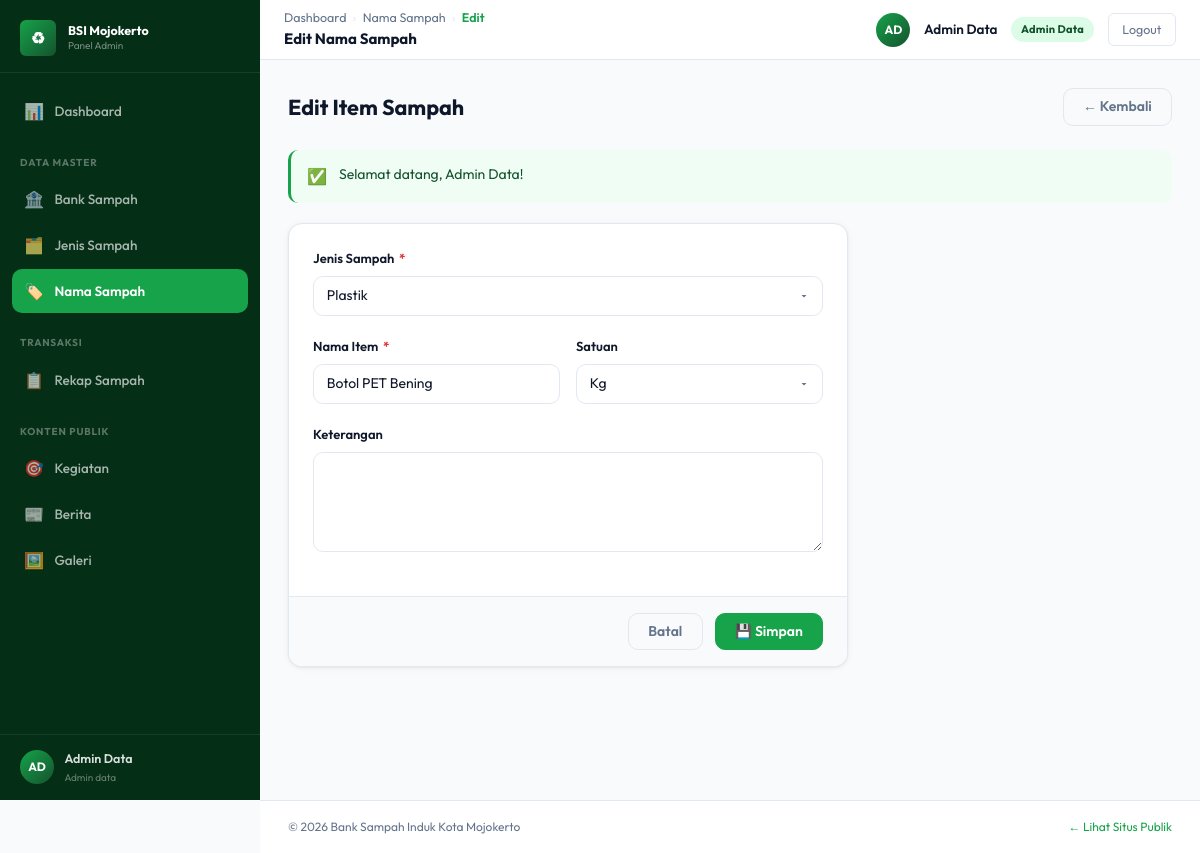
The app's page /admin/nama-sampah/edit.php?id=1 (signed in) with its own data.
### tables this page shows
CREATE TABLE `nama_sampah` (
  `id` int UNSIGNED NOT NULL,
  `id_jenis` int UNSIGNED NOT NULL,
  `nama` varchar(150) NOT NULL,
  `satuan` varchar(20) NOT NULL DEFAULT 'Kg',
  `keterangan` text,
  `dibuat_oleh` int UNSIGNED DEFAULT NULL,
  `created_at` timestamp NOT NULL DEFAULT CURRENT_TIMESTAMP
);

CREATE TABLE `jenis_sampah` (
  `id` int UNSIGNED NOT NULL,
  `nama` varchar(100) NOT NULL,
  `kode` varchar(10) DEFAULT NULL,
  `warna` varchar(7) NOT NULL DEFAULT '#16A34A',
  `dibuat_oleh` int UNSIGNED DEFAULT NULL,
  `created_at` timestamp NOT NULL DEFAULT CURRENT_TIMESTAMP
);

### core/Database.php (called while the page is built, shortened)
<?php
class Database
{
    private static ?PDO $instance = null;
    public static function getInstance(): PDO
    {
        if (self::$instance === null) {
            $dsn = sprintf(
                'mysql:host=%s;port=%s;dbname=%s;charset=utf8mb4',
                DB_HOST, DB_PORT, DB_NAME
            );
            self::$instance = new PDO($dsn, DB_USER, DB_PASS, [
                PDO::ATTR_ERRMODE            => PDO::ERRMODE_EXCEPTION,
                PDO::ATTR_DEFAULT_FETCH_MODE => PDO::FETCH_ASSOC,
                PDO::ATTR_EMULATE_PREPARES   => false,
                PDO::MYSQL_ATTR_INIT_COMMAND => "SET NAMES utf8mb4 COLLATE utf8mb4_unicode_ci",
            ]);
        }
        return self::$instance;
    }
    public static function query(string $sql, array $params = []): array
    {
        $stmt = self::getInstance()->prepare($sql);
        $stmt->execute($params);
        return $stmt->fetchAll();
    }
    public static function queryOne(string $sql, array $params = []): array|false
    {
        $stmt = self::getInstance()->prepare($sql);
        $stmt->execute($params);
        return $stmt->fetch();
    }
}

### models/JenisSampahModel.php (called while the page is built, shortened)
<?php
require_once dirname(__DIR__) . '/config/database.php';
function jenis_getAll(): array {
    return Database::query("SELECT j.*, u.nama AS nama_petugas, (SELECT COUNT(*) FROM nama_sampah WHERE id_jenis=j.id) AS jumlah_item FROM jenis_sampah j LEFT JOIN users u ON j.dibuat_oleh=u.id ORDER BY j.nama ASC");
}

### core/Request.php (called while the page is built, shortened)
<?php
class Request
{
    public static function int(string $key, string $source = 'post', int $default = 0): int
    {
        $raw = $source === 'get' ? ($_GET[$key] ?? null) : ($_POST[$key] ?? null);
        $val = filter_var($raw, FILTER_VALIDATE_INT);
        return $val === false ? $default : (int)$val;
    }
}

### models/NamaSampahModel.php (called while the page is built, shortened)
<?php
require_once dirname(__DIR__) . '/config/database.php';
function nama_findById(int $id): array|false {
    return Database::queryOne("
        SELECT n.*, j.nama AS nama_jenis FROM nama_sampah n
        LEFT JOIN jenis_sampah j ON n.id_jenis = j.id WHERE n.id = ?
    ", [$id]);
}

### admin/nama-sampah/edit.php (the view, shortened to what this page needs)
<?php
require_once dirname(__DIR__, 2) . '/config/database.php';
require_once dirname(__DIR__, 2) . '/core/Helper.php';
require_once dirname(__DIR__, 2) . '/core/Request.php';
require_once dirname(__DIR__, 2) . '/models/NamaSampahModel.php';
require_once dirname(__DIR__, 2) . '/models/JenisSampahModel.php';
$id = Request::int('id','get');
$row = $id > 0 ? nama_findById($id) : false;
$jenisList = jenis_getAll();
require_once dirname(__DIR__, 2) . '/templates/admin/header.php';
require_once dirname(__DIR__, 2) . '/templates/admin/sidebar.php';
require_once dirname(__DIR__, 2) . '/templates/admin/topbar.php';
?>
<div class="page-header"><div><h1 class="page-title">Edit Item Sampah</h1></div><a href="index.php" class="btn btn-outline">← Kembali</a></div>
<?php require_once dirname(__DIR__, 2) . '/templates/admin/flash.php' ?>
<div class="form-card" style="max-width:560px;">
    <form method="POST" action="proses.php">
        <div class="form-card-body">
            <div class="form-group">
                <label class="form-label">Jenis Sampah <span class="required">*</span></label>
                <select name="id_jenis" class="form-control" required>
                    <?php foreach ($jenisList as $j): ?>
                    <option value="<?= (int)$j['id'] ?>" <?= $j['id']==$row['id_jenis']?'selected':'' ?>><?= e($j['nama']) ?></option>
                    <?php endforeach ?>
                </select>
            </div>
            <div class="form-row">
                <div class="form-group"><label class="form-label">Nama Item <span class="required">*</span></label><input type="text" name="nama" class="form-control" required maxlength="150" value="<?= e($row['nama']) ?>"></div>
                <div class="form-group">
                    <label class="form-label">Satuan</label>
                    <select name="satuan" class="form-control">
                        <?php foreach(['Kg','Unit','Liter','Buah'] as $s): ?><option value="<?= $s ?>" <?= $row['satuan']===$s?'selected':'' ?>><?= $s ?></option><?php endforeach ?>
                    </select>
                </div>
            </div>
            <div class="form-group"><label class="form-label">Keterangan</label><textarea name="keterangan" class="form-control" rows="2"><?= e($row['keterangan']) ?></textarea></div>
        </div>
        <div class="form-card-footer"><a href="index.php" class="btn btn-outline">Batal</a><button type="submit" class="btn btn-primary">💾 Simpan</button></div>
    </form>
</div>
<?php require_once dirname(__DIR__, 2) . '/templates/admin/footer.php' ?>

### assets/css/variables.css (style rules this page uses)
:root { --color-primary: #16a34a; --color-primary-dark: #052e16; --color-primary-mid: #14532d; --color-primary-light: #dcfce7; --color-primary-pale: #f0fdf4; --color-primary-accent: #4ade80; --color-bg: #f8fafc; --color-surface: #ffffff; --color-border: #e2e8f0; --color-border-light: #f1f5f9; --color-text: #0f172a; --color-text-muted: #64748b; --color-text-light: #94a3b8; --color-danger: #dc2626; --color-danger-light: #fee2e2; --color-warning: #d97706; --color-warning-light: #fef3c7; --color-info: #2563eb; --color-info-light: #dbeafe; --color-purple: #7c3aed; --color-purple-light: #ede9fe; --font-display: 'Playfair Display', Georgia, serif; --font-body: 'Outfit', 'Segoe UI', system-ui, sans-serif; --font-mono: 'JetBrains Mono', 'Courier New', monospace; --radius-sm: 6px; --radius: 10px; --radius-md: 14px; --radius-lg: 20px; --radius-xl: 28px; --shadow-sm: 0 1px 3px rgba(0,0,0,.06), 0 1px 8px rgba(0,0,0,.04); --shadow: 0 2px 8px rgba(0,0,0,.08), 0 4px 16px rgba(0,0,0,.06); --shadow-md: 0 4px 24px rgba(0,0,0,.10); --shadow-lg: 0 12px 48px rgba(0,0,0,.14); --sidebar-width: 260px; --topbar-height: 60px; --transition: all 0.18s ease; --transition-fast: all 0.1s ease; }

### assets/css/components.css (style rules this page uses)
.btn { display: inline-flex; align-items: center; gap: 0.4rem; font-family: var(--font-body); font-weight: 600; font-size: 14px; padding: 0.5rem 1.2rem; border-radius: var(--radius); border: 1.5px solid transparent; cursor: pointer; transition: var(--transition); text-decoration: none; white-space: nowrap; user-select: none; line-height: 1.4; }
.btn-primary { background-color: var(--color-primary); color: #ffffff; border-color: var(--color-primary); }
.btn-outline { background-color: transparent; color: var(--color-text-muted); border-color: var(--color-border); }
.form-group { margin-bottom: 1.25rem; }
.form-label { display: block; font-size: 13px; font-weight: 600; color: var(--color-text); margin-bottom: 6px; }
.form-label .required { color: var(--color-danger); margin-left: 2px; }
.form-control { display: block; width: 100%; padding: 0.55rem 0.8rem; border: 1.5px solid var(--color-border); border-radius: var(--radius); font-size: 14px; font-family: var(--font-body); color: var(--color-text); background-color: var(--color-surface); transition: border-color 0.15s, box-shadow 0.15s; line-height: 1.5; }
.form-control::placeholder { color: var(--color-text-light); }
textarea.form-control { resize: vertical; min-height: 100px; }
select.form-control { background-repeat: no-repeat; background-position: right 0.75rem center; padding-right: 2.25rem; cursor: pointer; }
.form-row { display: grid; grid-template-columns: 1fr 1fr; gap: 1rem; }

### assets/css/admin.css (style rules this page uses)
.admin-body { background-color: var(--color-bg); min-height: 100vh; }
.page-header { display: flex; align-items: center; justify-content: space-between; gap: 1rem; margin-bottom: 1.5rem; flex-wrap: wrap; }
.page-title { font-size: 1.35rem; font-weight: 700; color: var(--color-text); }
.form-card { background: var(--color-surface); border-radius: var(--radius-md); border: 1px solid var(--color-border); box-shadow: var(--shadow-sm); overflow: hidden; }
.form-card-body { padding: 1.5rem; }
.form-card-footer { padding: 1rem 1.5rem; border-top: 1px solid var(--color-border); background-color: var(--color-bg); display: flex; align-items: center; gap: 0.75rem; justify-content: flex-end; }

### records on screen
nama_sampah: id_jenis "Plastik", nama "Botol PET Bening", satuan "Kg"

### other values on screen
$initials "AD"
$userName "Admin Data"
str_replace('_', ' ', ucfirst($userRole)) "Admin data"
$crumb['label'] "Nama Sampah"
$crumb['label'] "Edit"
$topbarTitle "Edit Nama Sampah"
$d['label'] "Admin Data"
$icon "✅"
$flash['message'] "Selamat datang, Admin Data!"
APP_NAME "Bank Sampah Induk Kota Mojokerto"
